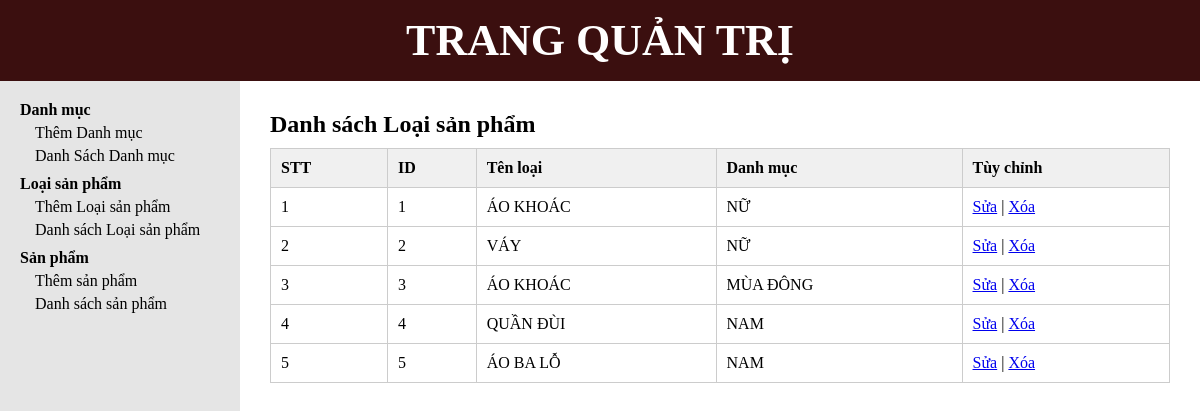
The app's page /brandlist.php with its own data.
### tables this page shows
CREATE TABLE `tbl_brand` (
  `brand_id` int(11) NOT NULL,
  `brand_name` varchar(255) NOT NULL,
  `category_id` int(11) NOT NULL
);

CREATE TABLE `tbl_category` (
  `category_id` int(11) NOT NULL,
  `category_name` varchar(255) NOT NULL
);

### database.php (called while the page is built, shortened)
<?php
class Database {
    public $link;
    private function connectDB() {
        $this->link = new mysqli(DB_HOST, DB_USER, DB_PASS, DB_NAME);
        $this->link->set_charset("utf8mb4");
    }
    public function select($q)  { return $this->link->query($q); }
}
?>

### class/brand_class.php (called while the page is built, shortened)
<?php
require_once __DIR__ . '/../database.php';
class Brand {
    private $db;
    public function __construct(){
        $this->db = new Database();
    }
    public function show_brand(){
    $query = "
        SELECT
            b.brand_id,
            b.brand_name,
            c.category_name
        FROM tbl_brand AS b
        LEFT JOIN tbl_category AS c
            ON b.category_id = c.category_id
        ORDER BY b.brand_id ASC
    ";
    return $this->db->select($query);
}
}
?>

### brandlist.php (the view)
<?php
require_once __DIR__ . "/header.php";
require_once __DIR__ . "/slider.php";
require_once __DIR__ . "/Class/brand_class.php";
$b = new Brand();
$list = $b->show_brand();
?>
<div class="admin-content-right">
    <div class="admin-content-right-category_list">
        <h1>Danh sách Loại sản phẩm</h1>
        <table>
            <tr>
                <th>STT</th>
                <th>ID</th>
                <th>Tên loại</th>
                <th>Danh mục</th>
                <th>Tùy chỉnh</th>
            </tr>
            <?php if ($list && $list->num_rows > 0) : ?>
                <?php $i = 1; while ($r = $list->fetch_assoc()) : ?>
                    <tr>
                        <td><?= $i++ ?></td>
                        <td><?= $r['brand_id'] ?></td>
                        <td><?= htmlspecialchars($r['brand_name']) ?></td>
                        <td><?= htmlspecialchars($r['category_name'] ?? '—') ?></td>
                        <td>
                            <a href="brandedit.php?brand_id=<?= $r['brand_id'] ?>">Sửa</a> |
                            <a onclick="return confirm('Bạn có chắc muốn xóa loại sản phẩm này?')"
                               href="brandelete.php?brand_id=<?= $r['brand_id'] ?>">Xóa</a>
                        </td>
                    </tr>
                <?php endwhile; ?>
            <?php else : ?>
                <tr>
                    <td colspan="5" style="text-align:center">Chưa có loại sản phẩm nào.</td>
                </tr>
            <?php endif; ?>
        </table>
    </div>
</div>
</section>
</body>
</html>

### header.php (shortened to what this page needs)
<!DOCTYPE html>
<html lang="vi">
<head>
  <link rel="stylesheet" href="style.css">
</head>
<body>
  <header>
    <h1>TRANG QUẢN TRỊ</h1>
  </header>
  <section class="admin-content">

### slider.php
<div class="admin-content-left">
  <ul>
    <li><a href="#">Danh mục</a>
      <ul>
        <li><a href="categoryadd.php">Thêm Danh mục</a></li>
        <li><a href="categorylist.php">Danh Sách Danh mục</a></li>
      </ul>
    </li>
    <li><a href="#">Loại sản phẩm</a>
      <ul>
        <li><a href="brandadd.php">Thêm Loại sản phẩm</a></li>
        <li><a href="brandlist.php">Danh sách Loại sản phẩm</a></li>
      </ul>
    </li>
    <li><a href="#">Sản phẩm</a>
      <ul>
        <li><a href="productadd.php">Thêm sản phẩm</a></li>
        <li><a href="productlist.php">Danh sách sản phẩm</a></li>
      </ul>
    </li>
  </ul>
</div>

### style.css (style rules this page uses)
* { margin: 0; padding: 0; box-sizing: border-box; font-family: "Times New Roman", serif; }
body { background: white; }
header { background: #3b0f0f; color: white; text-align: center; padding: 15px 0; font-size: 22px; font-weight: bold; }
.admin-content { display: flex; min-height: 100vh; }
.admin-content-left { width: 20%; background: #e5e5e5; padding: 20px; }
.admin-content-left ul li { list-style: none; font-weight: bold; margin-bottom: 10px; }
.admin-content-left ul li ul { margin-top: 5px; margin-left: 15px; }
.admin-content-left ul li ul li { font-weight: normal; margin-bottom: 5px; }
.admin-content-left ul li a { text-decoration: none; color: black; }
.admin-content-right { width: 80%; padding: 30px; }
table { width: 100%; border-collapse: collapse; margin-top: 10px; }
table, th, td { border: 1px solid #ccc; }
th, td { padding: 10px; text-align: left; }
th { background: #f0f0f0; }

### records on screen
tbl_brand: brand_id "1", brand_name "ÁO KHOÁC", category.category_name "NỮ"
tbl_brand: brand_id "2", brand_name "VÁY", category.category_name "NỮ"
tbl_brand: brand_id "3", brand_name "ÁO KHOÁC", category.category_name "MÙA ĐÔNG"
tbl_brand: brand_id "4", brand_name "QUẦN ĐÙI", category.category_name "NAM"
tbl_brand: brand_id "5", brand_name "ÁO BA LỖ", category.category_name "NAM"
